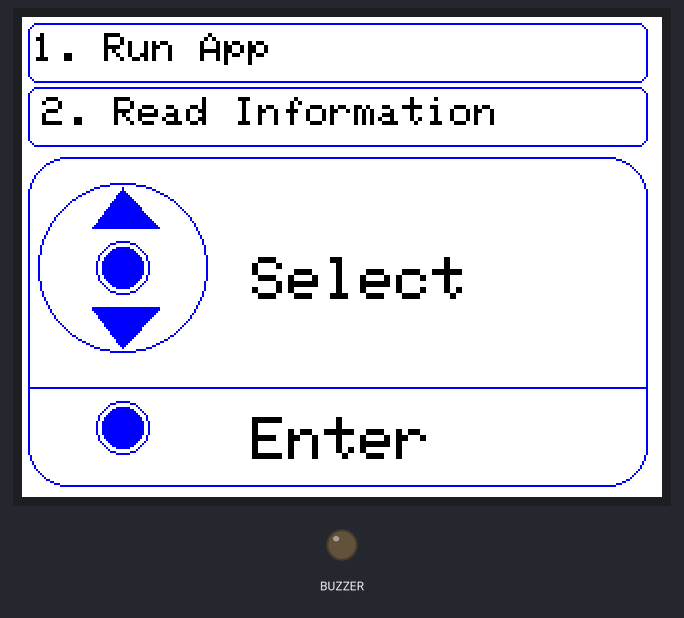
This sketch was run on a simulated Seeed Wio Terminal. Shown: 320×240 colour display, output pins drawn as LEDs (lit = HIGH).

Above: at 0.3 s.

The sketch:

Menu_Page.ino
```cpp
#include "TFT_eSPI.h"
TFT_eSPI tft;


void setup() {

tft.begin();
tft.setRotation(3);
tft.fillScreen(TFT_WHITE);
tft.setTextColor(TFT_BLACK);
tft.setTextSize(2);

   pinMode(WIO_KEY_A, INPUT);
   pinMode(WIO_5S_RIGHT, INPUT);
   pinMode(WIO_5S_LEFT, INPUT);
   pinMode(WIO_BUZZER, OUTPUT);
   pinMode(WIO_LIGHT, INPUT);
   pinMode(WIO_5S_DOWN, INPUT);
   pinMode(WIO_5S_PRESS, INPUT);


   tft.drawRoundRect(3,3,310,30,5, TFT_BLUE);
tft.drawString("1. Run App",5,8);

tft.drawRoundRect(3,35,310,30,5, TFT_BLUE);
tft.drawString("2. Read Information", 10, 40);

tft.drawRoundRect(3,70,310,165,20, TFT_BLUE);
tft.drawCircle(50,125,42, TFT_BLUE);
tft.drawCircle(50,125,13, TFT_BLUE);
tft.fillTriangle(35,105,68,105,50,85, TFT_BLUE);
tft.fillTriangle(35,145,68,145,50,165, TFT_BLUE);
tft.fillCircle(50,125,10,TFT_BLUE);


tft.setTextSize(3);
tft.drawString("Select", 115,120);

tft.drawFastHLine(3,185,310, TFT_BLUE);
tft.fillCircle(50,205,10,TFT_BLUE);
tft.drawCircle(50,205,13, TFT_BLUE);
tft.drawString("Enter", 115,200);


}

void loop() {


}
```
